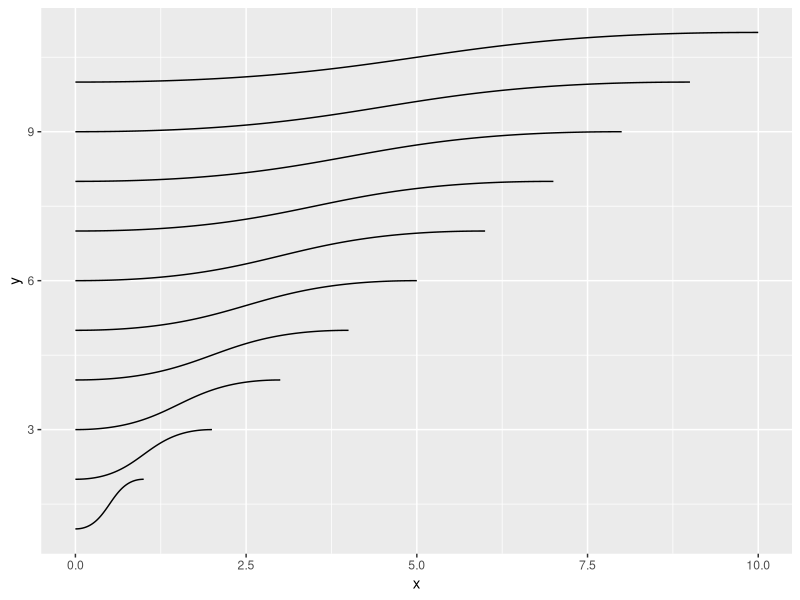
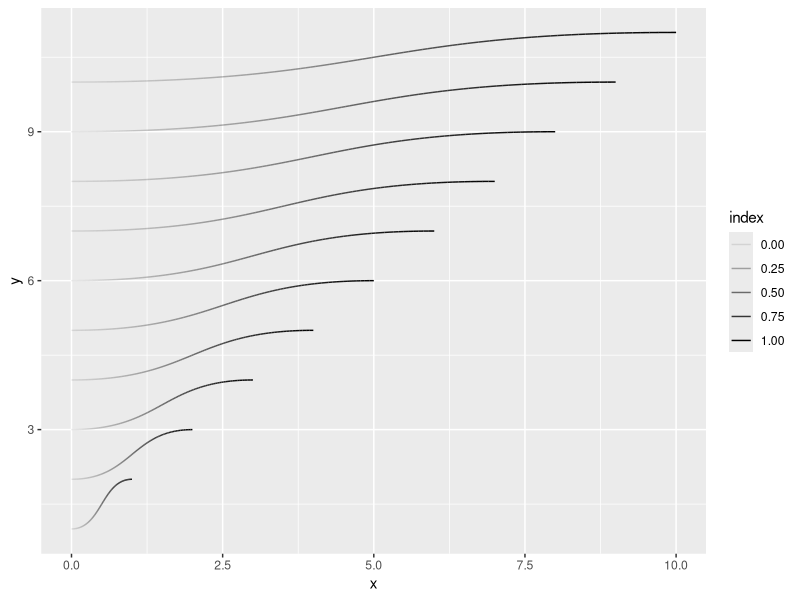
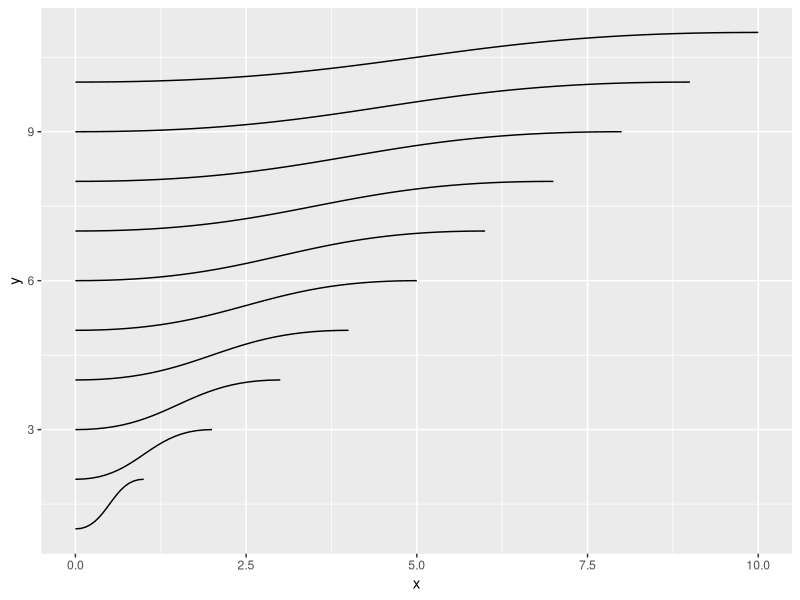
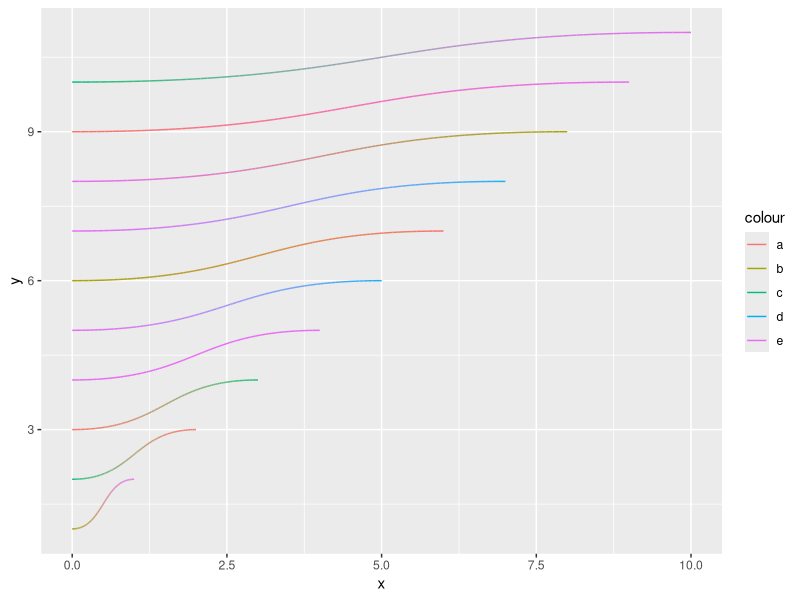
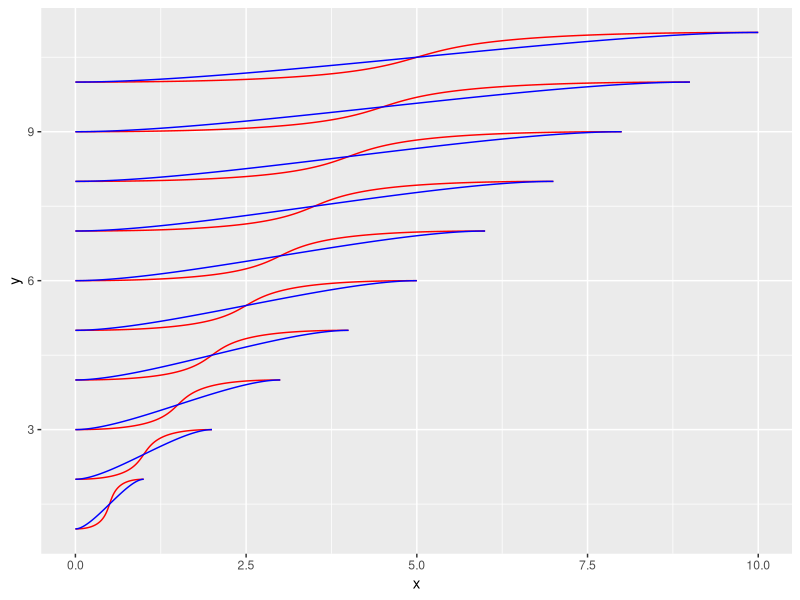

Here is the R script that generated these plots, in order:
library(ggforce)


### Name: geom_diagonal
### Title: Draw horizontal diagonals
### Aliases: geom_diagonal stat_diagonal stat_diagonal2 geom_diagonal2
###   stat_diagonal0 geom_diagonal0

### ** Examples

data <- data.frame(
  x = rep(0, 10),
  y = 1:10,
  xend = 1:10,
  yend = 2:11
)

ggplot(data) +
  geom_diagonal(aes(x, y, xend = xend, yend = yend))

# The standard version provides an index to create gradients
ggplot(data) +
  geom_diagonal(aes(x, y, xend = xend, yend = yend, alpha = stat(index)))

# The 0 version uses bezierGrob under the hood for an approximation
ggplot(data) +
  geom_diagonal0(aes(x, y, xend = xend, yend = yend))

# The 2 version allows you to interpolate between endpoint aesthetics
data2 <- data.frame(
  x = c(data$x, data$xend),
  y = c(data$y, data$yend),
  group = rep(1:10, 2),
  colour = sample(letters[1:5], 20, TRUE)
)
ggplot(data2) +
  geom_diagonal2(aes(x, y, group = group, colour = colour))

# Use strength to control the steepness of the central region
ggplot(data, aes(x, y, xend = xend, yend = yend)) +
  geom_diagonal(strength = 0.75, colour = 'red') +
  geom_diagonal(strength = 0.25, colour = 'blue')
